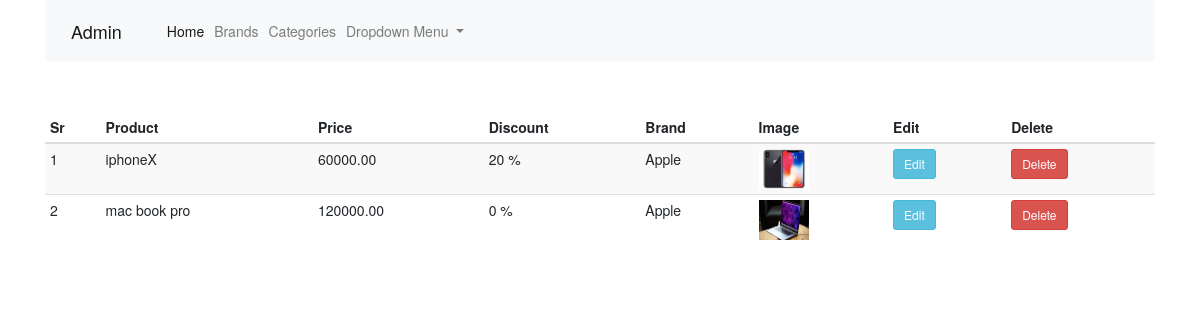
The page /admin (signed in) on the database its author committed.
### shop/products/models.py (models this page shows, shortened)
class Addproduct(db.Model):
    id = db.Column(db.Integer, primary_key=True)
    name = db.Column(db.String(80), nullable=False)
    price = db.Column(db.Numeric(10,2), nullable= False)
    discount = db.Column(db.Integer, default=0)
    stock = db.Column(db.Integer, nullable= False)
    colors = db.Column(db.Text,nullable= False)
    desc = db.Column(db.Text, nullable=False)
    pub_date = db.Column(db.DateTime, nullable=False,
        default=datetime.utcnow)
    brand_id = db.Column(db.Integer, db.ForeignKey('brand.id'),
        nullable=False)
    brand = db.relationship('Brand',
        backref=db.backref('brands', lazy=True))
    category_id = db.Column(db.Integer, db.ForeignKey('category.id'),
                            nullable=False)
    category = db.relationship('Category',
                               backref=db.backref('categories', lazy=True))
    image_1 = db.Column(db.String(150), nullable= False, default="image.jpg")
    image_2 = db.Column(db.String(150), nullable= False, default="image.jpg")
    image_3 = db.Column(db.String(150), nullable= False, default="image.jpg")

class Brand(db.Model):
    id = db.Column(db.Integer, primary_key=True)
    name = db.Column(db.String, nullable=False, unique=True)

### shop/admin/routes.py (the view)
@app.route('/admin')
def admin():
    if 'email' not in session:
        flash(f'Please login first', 'danger')
        return redirect(url_for('login'))
    products = Addproduct.query.all()
    return render_template('admin/index.html', title = 'Admin Page', products=products)

### shop/templates/admin/index.html (shortened to what this page needs)
{% extends 'layout.html' %}
{% block content %}
<head>
  <link rel="stylesheet" href="https://maxcdn.bootstrapcdn.com/bootstrap/3.4.1/css/bootstrap.min.css">
</head>
<div class="container">
    <nav class="navbar navbar-expand-lg navbar-light bg-light">
  <a class="navbar-brand" href="/admin">Admin</a>
  <div class="collapse navbar-collapse" id="navbarSupportedContent">
    <ul class="navbar-nav mr-auto">
      <li class="nav-item active">
        <a class="nav-link" href="/admin">Home <span class="sr-only">(current)</span></a>
      </li>
          <li class="nav-item">
        <a class="nav-link" href="/brands">Brands</a>
      </li>
        <li class="nav-item">
        <a class="nav-link" href="/category">Categories</a>
      </li>
      <li class="nav-item dropdown">
          <a class="nav-link dropdown-toggle" href="#" id="navbarDropdownMenuLink" role="button" data-toggle="dropdown" aria-haspopup="true" aria-expanded="false">
                Dropdown Menu
              </a>
      </li>
    </ul>
  </div>
</nav>
</div>
<div class="container mt-5">
    <table class="table table-sa table-condensed table-striped table-hover">
        <thead>
        <th>Sr</th>
        <th>Product</th>
        <th>Price</th>
        <th>Discount</th>
        <th>Brand</th>
        <th>Image</th>
        <th>Edit</th>
        <th>Delete</th>
        </thead>
        <tbody>
        {% for product in products %}
        <tr>
            <td>{{loop.index}}</td>
            <td>{{product.name}}</td>
            <td>{{product.price}}</td>
            <td>{{product.discount}} %</td>
            <td>{{product.brand.name}}</td>
            <td><img src="{{url_for('static',filename='images/'+ product.image_1)}}" width="50" height ="40"></td>
            <td><a href="{{url_for('updateproduct', id=product.id)}}" class="btn btn-info btn-sm">Edit</a></td>
           <td>
            <button type="button" class="btn btn-danger btn-sm" data-toggle="modal" data-target="#exampleModal-{{product.id}}">
            Delete
            </button>
            </td>
        </tr>
        {% endfor %}
        </tbody>
    </table>
</div>
{% endblock content %}

### rows shown on the page
Addproduct: name "iphoneX", price "60000.00", discount "20", brand.name "Apple", image_1 (picture)
Addproduct: name "mac book pro", price "120000.00", discount "0", brand.name "Apple", image_1 (picture)
